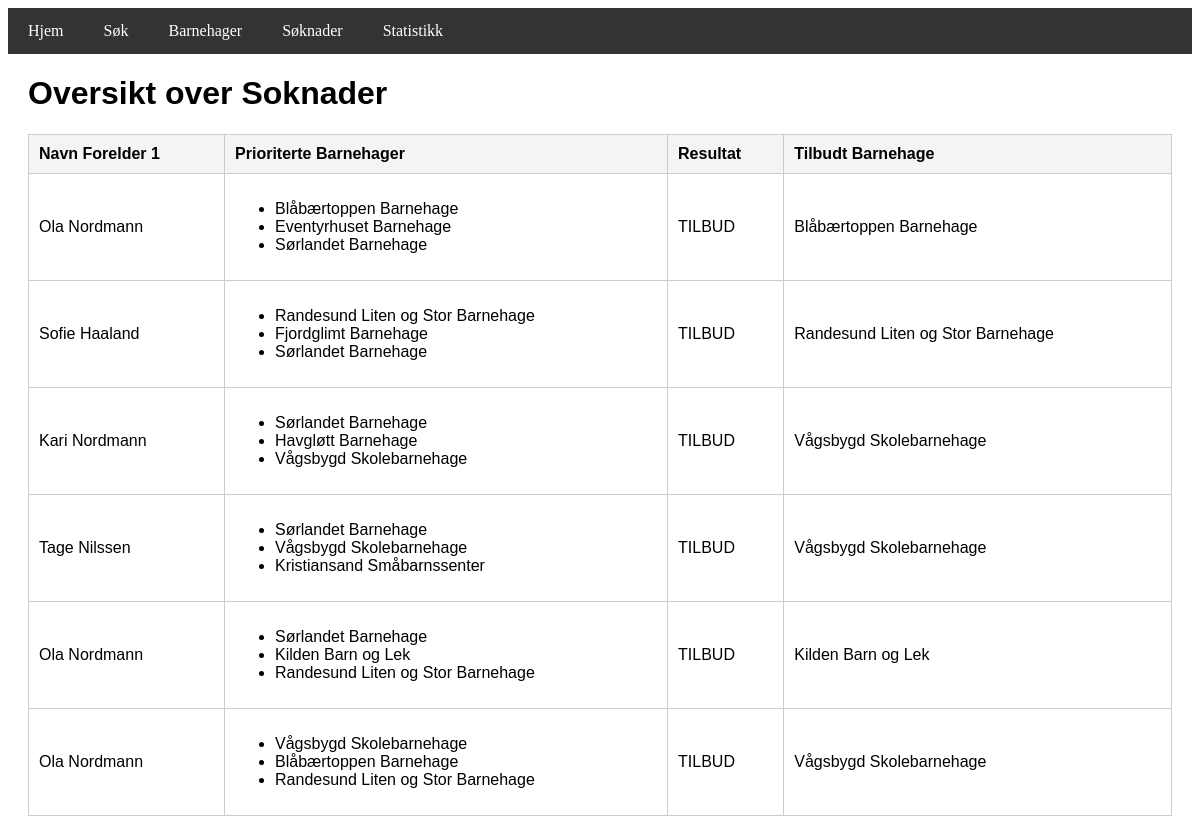
The app's page /applications with its own data.
### tables this page shows
CREATE TABLE soknader (
        id INTEGER PRIMARY KEY AUTOINCREMENT,
        navn_forelder_1 TEXT,
        prioriterte_barnehager TEXT,
        resultat TEXT,
        valgt_barnehage TEXT
    , tidspunkt_oppstart TEXT);

### app.py (the view)
@app.route('/applications')
def applications():
    db = get_db()
    db.row_factory = sqlite3.Row
    cursor = db.execute('SELECT navn_forelder_1, prioriterte_barnehager, resultat, valgt_barnehage FROM soknader')
    soknader = []
    for row in cursor.fetchall():
        row_dict = dict(row)
        if 'prioriterte_barnehager' in row_dict and row_dict['prioriterte_barnehager']:
            row_dict['prioriterte_barnehager'] = row_dict['prioriterte_barnehager'].split(',')
        soknader.append(row_dict)
    return render_template('soknader.html', soknader=soknader)

### database.py (called while the page is built)
def get_db():
    db = sqlite3.connect('soknader.db')
    db.row_factory = sqlite3.Row
    return db

def close_connection(exception=None):
    db = getattr(g, '_database', None)
    if db is not None:
        db.close()

### templates/soknader.html
{% extends 'base.html' %}
{% block content %}
<h1>Oversikt over Soknader</h1>
<table border="1">
    <tr>
        <th>Navn Forelder 1</th>
        <th>Prioriterte Barnehager</th>
        <th>Resultat</th>
        <th>Tilbudt Barnehage</th>
    </tr>
    {% for soknad in soknader %}
    <tr>
        <td>{{ soknad.navn_forelder_1 }}</td>
        <td>
            <ul>
                {% for prioritet in soknad.prioriterte_barnehager %}
                <li>{{ prioritet }}</li>
                {% endfor %}
            </ul>
        </td>
        <td>{{ soknad.resultat }}</td>
        <td>{{ soknad.valgt_barnehage }}</td>
    </tr>
    {% endfor %}
</table>
{% endblock %}

### templates/base.html (shortened to what this page needs)
<!DOCTYPE html>
<html lang="en">
<head>
</head>
<body>
    <div class="menu">
        <a href="/">Hjem</a>
        <a href="/apply">Søk</a>
        <a href="/kindergartens">Barnehager</a>
        <a href="/applications">Søknader</a>
        <a href="/statistikk">Statistikk</a>
    </div>
    <div class="content">
        {% block content %}{% endblock %}
    </div>
</body>
</html>

### templates/base.html (style rules this page uses)
.menu { background-color: #333; overflow: hidden; padding: 0; margin: 0; }
.menu a { float: left; display: block; color: white; text-align: center; padding: 14px 20px; text-decoration: none; transition: background-color 0.3s, color 0.3s; }
.content { margin: 20px; font-family: Arial, sans-serif; }
table { width: 100%; border-collapse: collapse; margin-bottom: 20px; font-size: 16px; }
table, th, td { border: 1px solid #ccc; }
th, td { padding: 10px; text-align: left; }
th { background-color: #f4f4f4; }

### records on screen
soknader: navn_forelder_1 "Ola Nordmann", prioriterte_barnehager "Blåbærtoppen Barnehage" "Eventyrhuset Barnehage" "Sørlandet Barnehage", resultat "TILBUD", valgt_barnehage "Blåbærtoppen Barnehage"
soknader: navn_forelder_1 "Sofie Haaland", prioriterte_barnehager "Randesund Liten og Stor Barnehage" "Fjordglimt Barnehage" "Sørlandet Barnehage", resultat "TILBUD", valgt_barnehage "Randesund Liten og Stor Barnehage"
soknader: navn_forelder_1 "Kari Nordmann", prioriterte_barnehager "Sørlandet Barnehage" "Havgløtt Barnehage" "Vågsbygd Skolebarnehage", resultat "TILBUD", valgt_barnehage "Vågsbygd Skolebarnehage"
soknader: navn_forelder_1 "Tage Nilssen", prioriterte_barnehager "Sørlandet Barnehage" "Vågsbygd Skolebarnehage" "Kristiansand Småbarnssenter", resultat "TILBUD", valgt_barnehage "Vågsbygd Skolebarnehage"
soknader: navn_forelder_1 "Ola Nordmann", prioriterte_barnehager "Sørlandet Barnehage" "Kilden Barn og Lek" "Randesund Liten og Stor Barnehage", resultat "TILBUD", valgt_barnehage "Kilden Barn og Lek"
soknader: navn_forelder_1 "Ola Nordmann", prioriterte_barnehager "Vågsbygd Skolebarnehage" "Blåbærtoppen Barnehage" "Randesund Liten og Stor Barnehage", resultat "TILBUD", valgt_barnehage "Vågsbygd Skolebarnehage"
